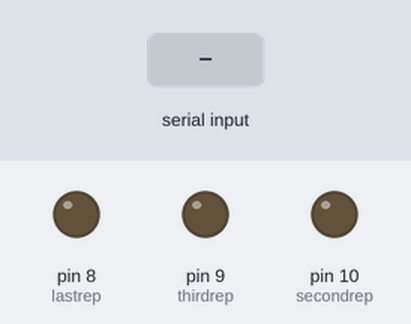
A sketch run on a simulated Arduino Uno, built with avr-gcc and run on an emulated ATmega328P. On the bench: output pins drawn as LEDs (lit = HIGH). Inputs (shaded band) come from the test bench. Pins used as bus, display or sensor lines are not drawn.

Above: at 1.2 s.
1.3 s: "B" received over Serial
At 2.2 s:
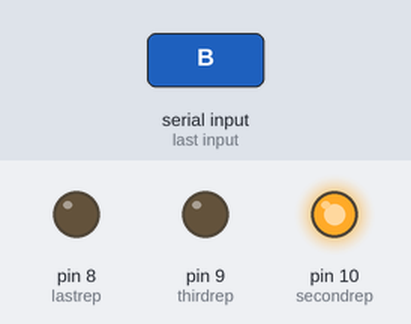
2.8 s: "C" received over Serial
At 3.4 s:
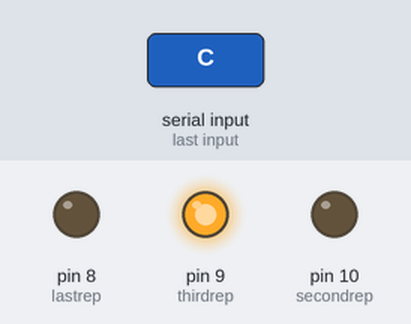
4.3 s: "D" received over Serial
At 5.5 s:
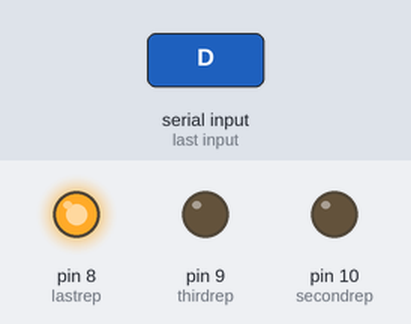
5.8 s: "A" received over Serial
At 6.9 s:
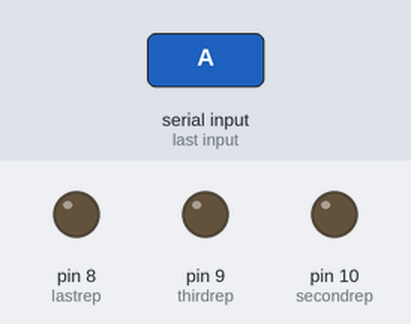
Timing chart, 0 to 8.3 s (numbered marks = the images above; inputs shaded):
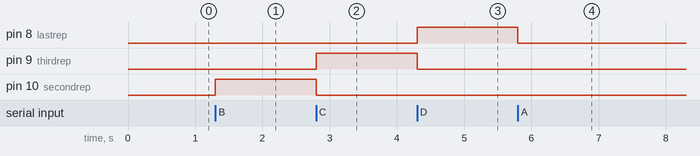

The sketch:

sketch_apr3a.ino
```cpp
#define firstrep 11
#define secondrep 10
#define thirdrep 9
#define lastrep 8


void setup() {
    Serial.begin(9600);
    pinMode(firstrep, OUTPUT);
    pinMode(secondrep, OUTPUT);
    pinMode(thirdrep, OUTPUT);
    pinMode(lastrep, OUTPUT);
}

void loop() {

  if (Serial.available() > 0){
    char comando = Serial.read();
    if (comando == 'A'){
      digitalWrite(firstrep, HIGH);
      digitalWrite(secondrep, LOW);
      digitalWrite(thirdrep, LOW);
      digitalWrite(lastrep, LOW);
    }
    else if(comando == 'B'){
      digitalWrite(firstrep, LOW);
      digitalWrite(secondrep, HIGH);
      digitalWrite(thirdrep, LOW);
      digitalWrite(lastrep, LOW);
    }
    else if(comando == 'C'){
      digitalWrite(firstrep, LOW);
      digitalWrite(secondrep, LOW);
      digitalWrite(thirdrep, HIGH);
      digitalWrite(lastrep, LOW);
    }
    else if(comando == 'D'){
      digitalWrite(firstrep, LOW);
      digitalWrite(secondrep, LOW);
      digitalWrite(thirdrep, LOW);
      digitalWrite(lastrep, HIGH);
    }
    else if(comando == 'D'){
      digitalWrite(firstrep, LOW);
      digitalWrite(secondrep, LOW);
      digitalWrite(thirdrep, LOW);
      digitalWrite(lastrep, LOW);
    }

  }

}
```

Measured:
- after the input at 1.3 s, pin 10 (secondrep): LOW → HIGH at once
- after the input at 2.8 s, pin 9 (thirdrep): LOW → HIGH at once; pin 10 (secondrep): HIGH → LOW at once
- after the input at 4.3 s, pin 8 (lastrep): LOW → HIGH at once; pin 9 (thirdrep): HIGH → LOW at once
- after the input at 5.8 s, pin 8 (lastrep): HIGH → LOW at once
